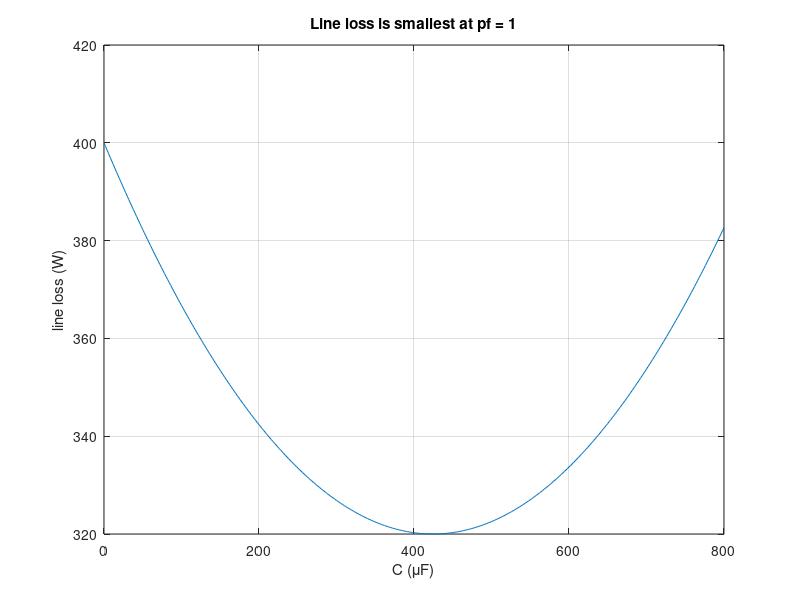

MATLAB code for this plot:
% Circuits 1 — Power Factor Correction
%title: Power Factor Correction (Example 10.6)
%ar-title: تصحيح معامل القدرة (مثال 10.6)
%lesson: c1-power-7
%course: circuits-1

%% Example 10.6: the two loads
%ar: الحمل 1: 8 kW بمعامل 0.8 متقدم (Q سالبة). الحمل 2: 20 kVA بمعامل 0.6 متأخر. نجمع S، ثم تيار الخط ومعامل القدرة وخسارة الخط 0.05 Ω.
S1 = 8000 - 1j*8000*tan(acos(0.8));
S2 = 20000*0.6 + 1j*20000*sin(acos(0.6));
S = S1 + S2; Is = conj(S/250);
pf = cos(angle(S)); Pline = abs(Is)^2*0.05;
fprintf('S = %g %+gj VA, |Is| = %.2f A, pf = %.4f lagging, Pline = %.1f W\n', real(S), imag(S), abs(Is), pf, Pline)

%% The correction capacitor
%ar: نحتاج Q = −10 kVAR: X = 250²/Q = −6.25 Ω، و C = −1/(ωX) عند 60 Hz = 424.4 µF. بعد التصحيح |Is| = 80 A و Pline = 320 W.
Qc = -imag(S); X = 250^2/Qc; w = 2*pi*60; C = -1/(w*X);
Is2 = real(S)/250; Pline2 = Is2^2*0.05;
fprintf('X = %g ohm, C = %.1f uF, |Is| = %g A, Pline = %g W\n', X, C*1e6, Is2, Pline2)

%%! Project idea: line loss versus capacitor size
%ar: مشروع: نغيّر سعة المكثف من 0 إلى 800 µF ونرسم خسارة الخط: أقلها عند 424 µF (معامل القدرة = 1).
Cs = linspace(0, 800e-6, 401);
Qcap = -250^2 * w * Cs;
loss = abs((S + 1j*Qcap)/250).^2 * 0.05;
[lm, k] = min(loss);
plot(Cs*1e6, loss); grid on; xlabel('C (\muF)'); ylabel('line loss (W)'); title('Line loss is smallest at pf = 1')
fprintf('minimum loss %.1f W at C = %.0f uF\n', lm, Cs(k)*1e6)
